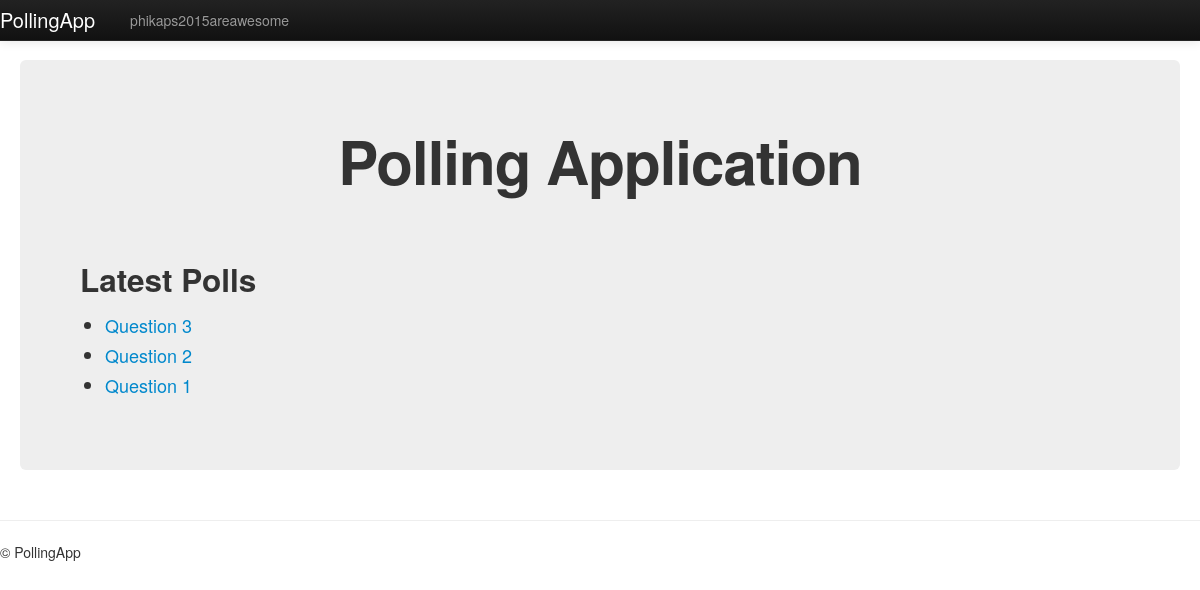
Screenshot of /polls/ with the database file from the repository.
### polls/models.py (models this page shows, shortened)
class Poll(models.Model):
    question = models.CharField(max_length=200)
    pub_date = models.DateTimeField('date published')
    def was_published_recently(self):
        now = timezone.now()
        return now - datetime.timedelta(days=1) <= self.pub_date <= now
    was_published_recently.admin_order_field = 'pub_date'
    was_published_recently.boolean = True
    was_published_recently.short_description = 'Published recently?'

### polls/views.py (the view)
class IndexView(generic.ListView):
    template_name = 'polls/index.html'
    context_object_name = 'latest_poll_list'
    def get_queryset(self):
        return Poll.objects.filter(
            pub_date__lte=timezone.now()
        ).order_by('-pub_date')[:5]

### polls/templates/polls/index.html (shortened to what this page needs)
{% extends 'polls/base.html' %}
{% load static %}
{% block body_block %}
<div class="hero-unit">
    <h1 style="text-align:center">Polling Application</h1> <br><br>
        <h2>Latest Polls</h2>
        {% if latest_poll_list %}
        <ul>
        {% for poll in latest_poll_list %}
            <li><a href="{% url 'polls:detail' poll.id %}">{{ poll.question }}</a></li>
        {% endfor %}
        </ul>
        {% else %}
            <p style="text-align:center">No polls are available.</p>
        {% endif %}
</div>
{% endblock %}

### rows the page displays
Poll: question "Question 3"
Poll: question "Question 2"
Poll: question "Question 1"
